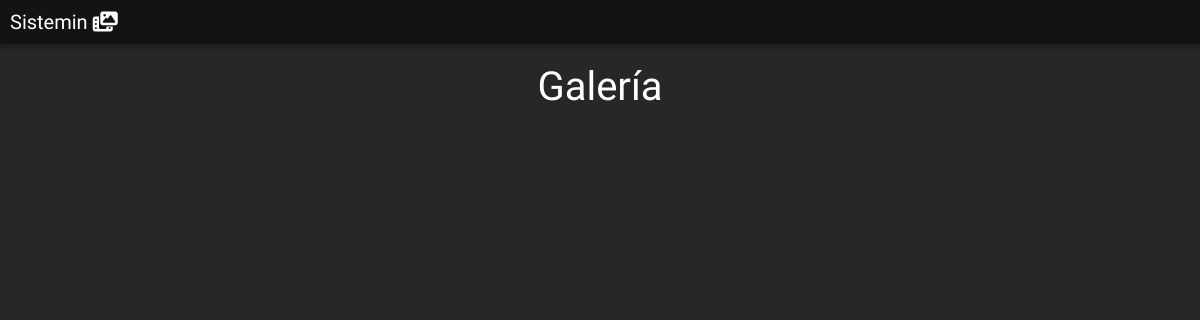
/galeria, run on an earlier commit of the app's database.
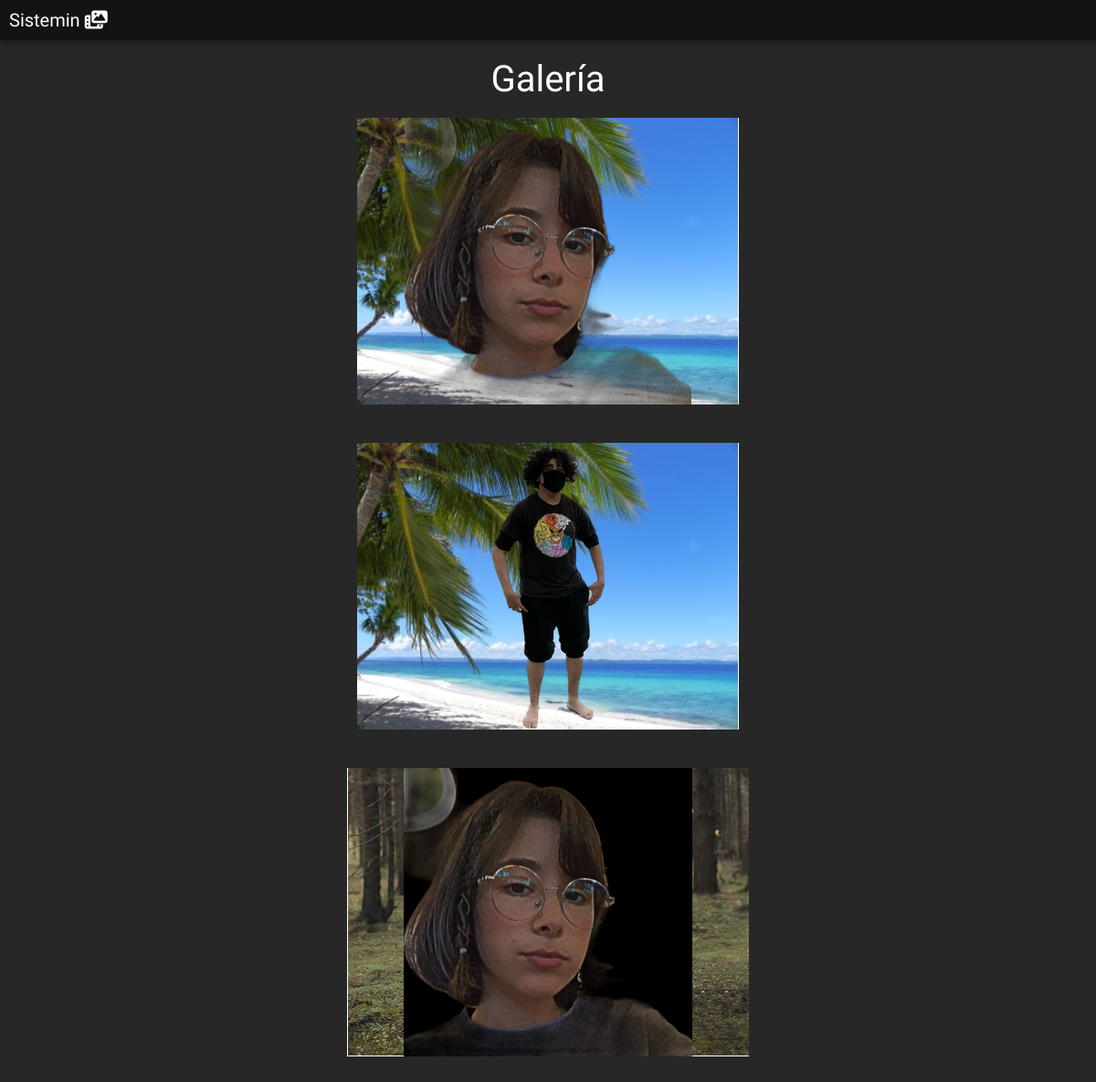
And on a later commit of the database.
### tables this page shows
CREATE TABLE "generated" (
	"id"	INTEGER NOT NULL UNIQUE,
	"path"	TEXT NOT NULL,
	PRIMARY KEY("id" AUTOINCREMENT)
);

### app.py (the view)
@app.route('/galeria')
def galeria():
    gallery = get_gallery()
    return render_template('galeria.html', gallery=gallery)

### app.py (called while the page is built)
def get_gallery():
    conn = sqlite3.connect(database_path)
    cursor = conn.cursor()
    cursor.execute('SELECT * FROM generated ORDER BY id DESC LIMIT 20')
    gallery = cursor.fetchall()
    conn.close()
    return gallery # gallery es una tupla de tuplas (id, path)

### templates/galeria.html (shortened to what this page needs)
{% extends "base.html" %}
{% block body %}
<br>
<h3 class="oneline"> Galería </h3>
<br>
{% for image in gallery %}
<div class="oneline ">
    <a target="_blank" href="../{{ image.1 }}">
        <img class="" src="../{{ image.1 }}" alt="{{ image.0 }}.png" width="200">
    </a>
</div>
<br><br>
{% endfor %}
{% endblock %}

### templates/base.html (shortened to what this page needs)
<!DOCTYPE html>
<html lang="es_MX">
<head>
    <link rel="stylesheet" href="{{ url_for('static', filename='base.css') }}">
</head>
<body>
    <header>
    <a href="{{ url_for('index') }}">
    <h5> Sistemin <i class="fa-solid fa-photo-film"></i> </h5>
    </a>
    </header>
{% block body %}
{% endblock %}
</body>
</html>

### static/base.css (style rules this page uses)
* { padding: 0; margin: 0; font-family: 'Lexend', sans-serif; font-weight: 400; }
body { background-color: #272727; color: #ffffff; }
h3 { font-weight: 400; font-size: 40px; }
h5 { font-weight: 100; font-size: 20px; }
a { color: #ffffff; text-decoration: none; }
img { width: auto; height: auto; }
header { display: flex; justify-content: space-between; align-items: center; padding: 10px; background-color: #131313; box-shadow: 0px 4px 4px rgba(0, 0, 0, 0.25); }
.oneline { display: flex; justify-content: center; align-items: center; gap: 10px; }

What changed in the data, as far as the page shows it:
added generated: path (picture)
added generated: path (picture)
added generated: path (picture)
